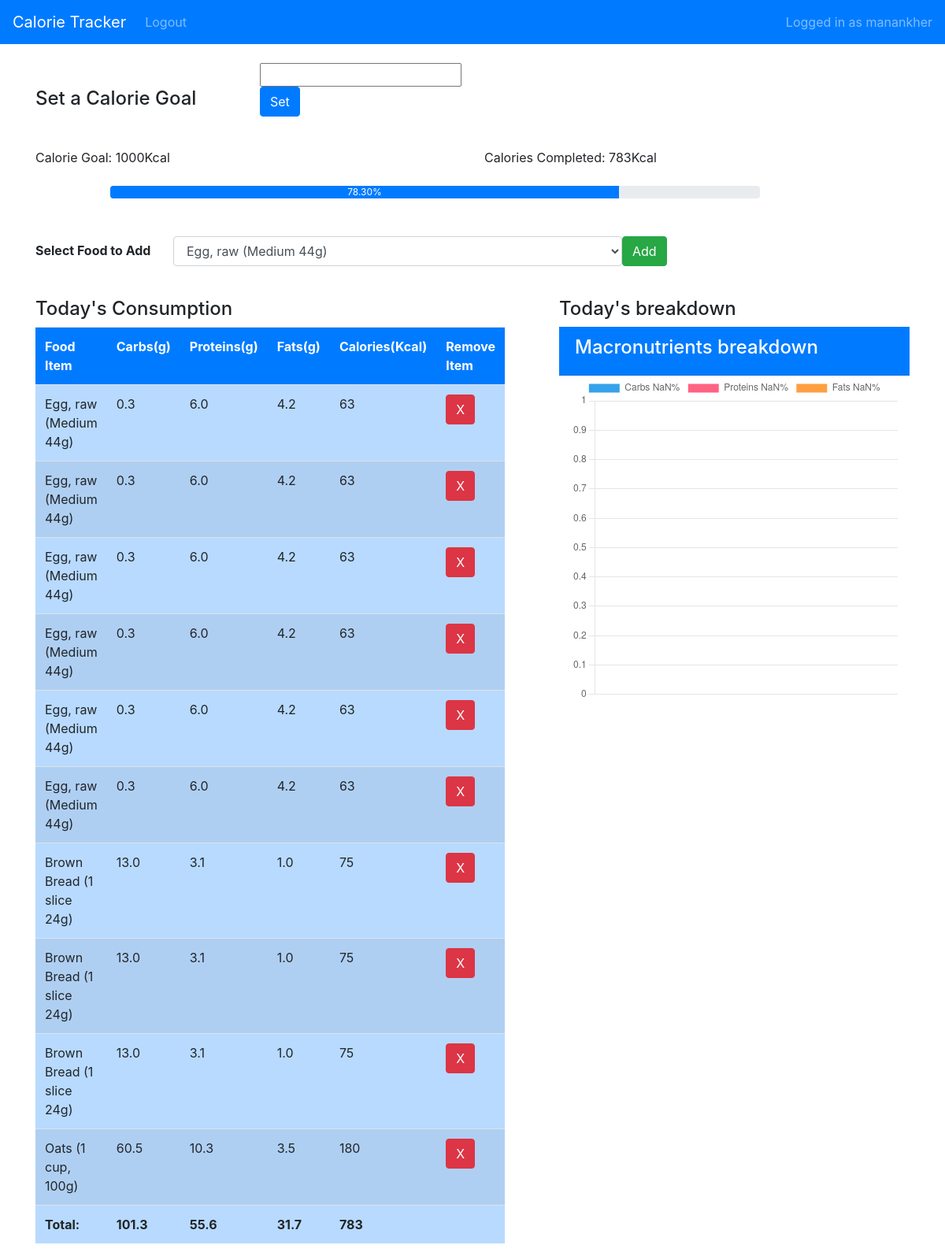
Page /home (signed in) on the committed database.
### myapp/models.py (models this page shows, shortened)
class Goal(models.Model):
    user = models.OneToOneField(User, on_delete=models.CASCADE)
    goal = models.PositiveIntegerField(default=0)

class Consume(models.Model):
    user = models.ForeignKey(User, on_delete=models.CASCADE)
    food_consumed = models.ForeignKey(Food, on_delete=models.CASCADE)

class Food(models.Model):
    name = models.CharField(max_length=200)
    carbs = models.FloatField()
    proteins = models.FloatField()
    fats = models.FloatField()
    calories = models.IntegerField()

### myapp/views.py (the view)
# urls.py: path('home', views.index, name="index"),
@login_required
def index(request):
    if request.method == "POST":
        food_consumed = request.POST['food_consumed']
        food = Food.objects.get(name=food_consumed)
        consume = Consume(user=request.user, food_consumed=food)
        consume.save()
    food_items = Food.objects.all()
    consumed = Consume.objects.filter(user=request.user)
    total = {'carbs': 0, 'proteins': 0, 'fats': 0, 'calories': 0}
    for c in consumed:
        total['carbs'] += c.food_consumed.carbs
        total['proteins'] += c.food_consumed.proteins
        total['fats'] += c.food_consumed.fats
        total['calories'] += c.food_consumed.calories
    calorie_goal = request.GET.get('goal')
    percent = 0
    if calorie_goal != '' and calorie_goal is not None:
        request.user.goal.goal = int(calorie_goal)
        request.user.goal.save()
    if request.user.goal.goal!=0:
        percent = (total['calories']*100.0)/request.user.goal.goal
    percent = min(100.0, percent)
    total['carbs'] = format(total['carbs'], '.1f')
    total['proteins'] = format(total['proteins'], '.1f')
    total['fats'] = format(total['fats'], '.1f')
    percent = format(percent, '.2f')
    return render(request, 'myapp/index.html', {'food_items': food_items, 'consumed': consumed, 'total': total, 'calorie_percentage': percent})

### myapp/templates/myapp/index.html (shortened to what this page needs)
<!DOCTYPE html>
<html lang="en">
<head>
    <link rel="stylesheet" href="https://cdn.jsdelivr.net/npm/bootstrap@4.0.0/dist/css/bootstrap.min.css">
</head>
<body>
    <nav class="navbar navbar-expand-lg navbar-dark bg-primary">
        <a class="navbar-brand" href="#">Calorie Tracker</a>
        <div class="collapse navbar-collapse" id="navbarText">
          <ul class="navbar-nav mr-auto">
            <li class="nav-item">
              <a class="nav-link" href="/logout">Logout</a>
            </li>
          </ul>
          <span class="navbar-text">
            Logged in as {{ user.username }}
          </span>
        </div>
      </nav>
    <div class="container">
        <br>
        <form action="" method="GET">
            <div class="form-group row">
                <div class="col-md-3 d-flex align-items-end"><h4>Set a Calorie Goal</h4></div>
                <div class="col-md-3">
                    <input name="goal" id="goal" type="number">
                    <button class="btn btn-primary" type="submit">Set</button>
                </div>
            </div>
        </form>
        <br>
        <div class="row">
            <div class="col-md-6">
                Calorie Goal: {{ user.goal.goal }}Kcal
            </div>
            <div class="col-md-6">
                Calories Completed: {{ total.calories }}Kcal
            </div>
        </div>
        <br>
        <div class="row">
            <div class="col-md-9 offset-1">
                <div class="progress">
                    <div class="progress-bar" role="progressbar" style="width: {{ calorie_percentage }}%" aria-valuenow="{{ calorie_percentage }}" aria-valuemin="0" aria-valuemax="100">{{ calorie_percentage }}%</div>
                </div>
            </div>
        </div>
        <br><br>
        <div class="row">
            <div class="col-md-12">
                <form action="" method="POST">
                    <div class="form-group row">
                        <label class="col-md-2 d-flex align-items-end">
                            <b>Select Food to Add</b>
                        </label>
                    <select class="col-md-6 form-control" name="food_consumed" id="food_consumed">
                        {% for food_item in food_items %}
                            <option value="{{ food_item.name }}">{{ food_item.name }}</option>
                        {% endfor %}
                    </select>
                    <button class="btn btn-success" type="submit">Add</button>
                    </div>
                </form>
            </div>
        </div>
        <br>
        <div class="row">
            <div class="col-md-6">
                <div>
                    <h4>Today's Consumption</h4>
                </div>
                <table name="table" id="table" class="table table-striped table-primary">
                    <tr class="bg-primary text-white">
                        <th>Food Item</th>
                        <th>Carbs(g)</th>
                        <th>Proteins(g)</th>
                        <th>Fats(g)</th>
                        <th>Calories(Kcal)</th>
                        <th>Remove Item</th>
                    </tr>
                    {% for c in consumed %}
                        <tr>
                            <td>{{ c.food_consumed.name }}</td>
                            <td>{{ c.food_consumed.carbs }}</td>
                            <td>{{ c.food_consumed.proteins }}</td>
                            <td>{{ c.food_consumed.fats }}</td>
                            <td>{{ c.food_consumed.calories }}</td>
                            <td><a class="btn btn-danger" href="/delete/{{ c.id }}">X</a></td>
                        </tr>
                    {% endfor %}
                    <tr>
                        <th>Total:</th>
                        <th id="carbs">{{ total.carbs }}</th>
                        <th id="proteins">{{ total.proteins }}</th>
                        <th id="fats">{{ total.fats }}</th>
                        <th id="calories">{{ total.calories }}</th>
                        <th></th>
                    </tr>
                </table>
            </div>
            <div class="col-md-5 offset-1">
                <div>
                    <h4>Today's breakdown</h4>
                </div>
                <div class="card-header bg-primary text-white">
                    <h4>Macronutrients breakdown</h4>
                </div>
                <div class="col-md-12">
                    <canvas id="myChart"></canvas>
                </div>
            </div>
        </div>
    </div>
</body>
<script type="text/javascript">
    // var table = document.getElementById('table');
    // var carbs=0, proteins=0, fats=0, calories=0;
    // for(let i=1; i<table.rows.length-1; i++) {
    //     carbs += table.rows[i].cells[1].innerHTML;
    //     proteins += table.rows[i].cells[2].innerHTML;
    //     fats += table.rows[i].cells[3].innerHTML;
    //     calories += table.rows[i].cells[4].innerHTML;
    // }
    // document.getElementById('carbs').innerHTML = carbs;
    // document.getElementById('proteins').innerHTML =proteins;
    // document.getElementById('fats').innerHTML = fats;
    // document.getElementById('calories').innerHTML = calories;
    var carbs = Number(document.getElementById('carbs').innerHTML)
    var proteins = Number(document.getElementById('proteins').innerHTML)
    var fats = Number(document.getElementById('fats').innerHTML)
    var tot = carbs+proteins+fats
    var carbsP = carbs*100/tot
    var proteinsP = proteins*100/tot
    var fatsP = fats*100/tot
    const ctx = document.getElementById('myChart');
new Chart(ctx, {
  type: 'pie',
  data: {
    labels: ['Carbs '+carbsP.toFixed(2)+"%", 'Proteins '+proteinsP.toFixed(2)+"%", 'Fats '+fatsP.toFixed(2)+"%"],
    datasets: [{
      label: '# of Votes',
      data: [carbs, proteins, fats],
      borderWidth: 1
    }]
  },
  options: {
    scales: {
      y: {
        beginAtZero: true
      }
    }
  }
});
</script>
</html>

### rows in the picture
Consume: food_consumed.name "Egg, raw (Medium 44g)", food_consumed.carbs "0.3", food_consumed.proteins "6.0", food_consumed.fats "4.2", food_consumed.calories "63"
Consume: food_consumed.name "Egg, raw (Medium 44g)", food_consumed.carbs "0.3", food_consumed.proteins "6.0", food_consumed.fats "4.2", food_consumed.calories "63"
Consume: food_consumed.name "Egg, raw (Medium 44g)", food_consumed.carbs "0.3", food_consumed.proteins "6.0", food_consumed.fats "4.2", food_consumed.calories "63"
Consume: food_consumed.name "Egg, raw (Medium 44g)", food_consumed.carbs "0.3", food_consumed.proteins "6.0", food_consumed.fats "4.2", food_consumed.calories "63"
Consume: food_consumed.name "Egg, raw (Medium 44g)", food_consumed.carbs "0.3", food_consumed.proteins "6.0", food_consumed.fats "4.2", food_consumed.calories "63"
Consume: food_consumed.name "Egg, raw (Medium 44g)", food_consumed.carbs "0.3", food_consumed.proteins "6.0", food_consumed.fats "4.2", food_consumed.calories "63"
Consume: food_consumed.name "Brown Bread (1 slice 24g)", food_consumed.carbs "13.0", food_consumed.proteins "3.1", food_consumed.fats "1.0", food_consumed.calories "75"
Consume: food_consumed.name "Brown Bread (1 slice 24g)", food_consumed.carbs "13.0", food_consumed.proteins "3.1", food_consumed.fats "1.0", food_consumed.calories "75"
Consume: food_consumed.name "Brown Bread (1 slice 24g)", food_consumed.carbs "13.0", food_consumed.proteins "3.1", food_consumed.fats "1.0", food_consumed.calories "75"
Consume: food_consumed.name "Oats (1 cup, 100g)", food_consumed.carbs "60.5", food_consumed.proteins "10.3", food_consumed.fats "3.5", food_consumed.calories "180"

### other values in the picture
{{ user.username }} "manankher"
{{ user.goal.goal }} "1000"
{{ total.calories }} "783"
{{ calorie_percentage }} "78.30"
{{ total.carbs }} "101.3"
{{ total.proteins }} "55.6"
{{ total.fats }} "31.7"
form field food_consumed "Egg, raw (Medium 44g)"
